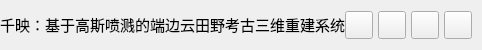
           <widget class="QFrame" name="contentTopBg">
            <property name="sizePolicy">
             <sizepolicy hsizetype="Expanding" vsizetype="Expanding">
              <horstretch>0</horstretch>
              <verstretch>0</verstretch>
             </sizepolicy>
            </property>
            <property name="minimumSize">
             <size>
              <width>0</width>
              <height>50</height>
             </size>
            </property>
            <property name="maximumSize">
             <size>
              <width>16777215</width>
              <height>50</height>
             </size>
            </property>
            <property name="frameShape">
             <enum>QFrame::NoFrame</enum>
            </property>
            <property name="frameShadow">
             <enum>QFrame::Raised</enum>
            </property>
            <layout class="QHBoxLayout" name="horizontalLayout">
             <property name="spacing">
              <number>0</number>
             </property>
             <property name="sizeConstraint">
              <enum>QLayout::SetNoConstraint</enum>
             </property>
             <property name="leftMargin">
              <number>0</number>
             </property>
             <property name="topMargin">
              <number>0</number>
             </property>
             <property name="rightMargin">
              <number>10</number>
             </property>
             <property name="bottomMargin">
              <number>0</number>
             </property>
             <item>
              <widget class="QFrame" name="leftBox">
               <property name="sizePolicy">
                <sizepolicy hsizetype="Expanding" vsizetype="Expanding">
                 <horstretch>0</horstretch>
                 <verstretch>0</verstretch>
                </sizepolicy>
               </property>
               <property name="frameShape">
                <enum>QFrame::NoFrame</enum>
               </property>
               <property name="frameShadow">
                <enum>QFrame::Raised</enum>
               </property>
               <layout class="QHBoxLayout" name="horizontalLayout_3">
                <property name="spacing">
                 <number>0</number>
                </property>
                <property name="sizeConstraint">
                 <enum>QLayout::SetNoConstraint</enum>
                </property>
                <property name="leftMargin">
                 <number>0</number>
                </property>
                <property name="topMargin">
                 <number>0</number>
                </property>
                <property name="rightMargin">
                 <number>0</number>
                </property>
                <property name="bottomMargin">
                 <number>0</number>
                </property>
                <item>
                 <widget class="QLabel" name="titleRightInfo">
                  <property name="sizePolicy">
                   <sizepolicy hsizetype="Expanding" vsizetype="Expanding">
                    <horstretch>0</horstretch>
                    <verstretch>0</verstretch>
                   </sizepolicy>
                  </property>
                  <property name="maximumSize">
                   <size>
                    <width>16777215</width>
                    <height>45</height>
                   </size>
                  </property>
                  <property name="font">
                   <font>
                    <family>Segoe UI</family>
                    <pointsize>-1</pointsize>
                    <italic>false</italic>
                    <bold>false</bold>
                   </font>
                  </property>
                  <property name="styleSheet">
                   <string notr="true">font-size: 15px;
</string>
                  </property>
                  <property name="text">
                   <string>千映：基于高斯喷溅的端边云田野考古三维重建系统</string>
                  </property>
                  <property name="alignment">
                   <set>Qt::AlignLeading|Qt::AlignLeft|Qt::AlignVCenter</set>
                  </property>
                 </widget>
                </item>
               </layout>
              </widget>
             </item>
             <item alignment="Qt::AlignRight">
              <widget class="QFrame" name="rightButtons">
               <property name="sizePolicy">
                <sizepolicy hsizetype="Expanding" vsizetype="Expanding">
                 <horstretch>0</horstretch>
                 <verstretch>0</verstretch>
                </sizepolicy>
               </property>
               <property name="minimumSize">
                <size>
                 <width>0</width>
                 <height>28</height>
                </size>
               </property>
               <property name="frameShape">
                <enum>QFrame::NoFrame</enum>
               </property>
               <property name="frameShadow">
                <enum>QFrame::Raised</enum>
               </property>
               <layout class="QHBoxLayout" name="horizontalLayout_2">
                <property name="spacing">
                 <number>5</number>
                </property>
                <property name="sizeConstraint">
                 <enum>QLayout::SetNoConstraint</enum>
                </property>
                <property name="leftMargin">
                 <number>0</number>
                </property>
                <property name="topMargin">
                 <number>0</number>
                </property>
                <property name="rightMargin">
                 <number>0</number>
                </property>
                <property name="bottomMargin">
                 <number>0</number>
                </property>
                <item>
                 <widget class="QPushButton" name="settingsTopBtn">
                  <property name="minimumSize">
                   <size>
                    <width>28</width>
                    <height>28</height>
                   </size>
                  </property>
                  <property name="maximumSize">
                   <size>
                    <width>28</width>
                    <height>28</height>
                   </size>
                  </property>
                  <property name="cursor">
                   <cursorShape>PointingHandCursor</cursorShape>
                  </property>
                  <property name="toolTip">
                   <string>Settings</string>
                  </property>
                  <property name="text">
                   <string/>
                  </property>
                  <property name="icon">
                   <iconset resource="resources.qrc">
                    <normaloff>:/icons/images/icons/icon_settings.png</normaloff>:/icons/images/icons/icon_settings.png</iconset>
                  </property>
                  <property name="iconSize">
                   <size>
                    <width>20</width>
                    <height>20</height>
                   </size>
                  </property>
                 </widget>
                </item>
                <item>
                 <widget class="QPushButton" name="minimizeAppBtn">
                  <property name="minimumSize">
                   <size>
                    <width>28</width>
                    <height>28</height>
                   </size>
                  </property>
                  <property name="maximumSize">
                   <size>
                    <width>28</width>
                    <height>28</height>
                   </size>
                  </property>
                  <property name="cursor">
                   <cursorShape>PointingHandCursor</cursorShape>
                  </property>
                  <property name="toolTip">
                   <string>Minimize</string>
                  </property>
                  <property name="text">
                   <string/>
                  </property>
                  <property name="icon">
                   <iconset resource="resources.qrc">
                    <normaloff>:/icons/images/icons/icon_minimize.png</normaloff>:/icons/images/icons/icon_minimize.png</iconset>
                  </property>
                  <property name="iconSize">
                   <size>
                    <width>20</width>
                    <height>20</height>
                   </size>
                  </property>
                 </widget>
                </item>
                <item>
                 <widget class="QPushButton" name="maximizeRestoreAppBtn">
                  <property name="minimumSize">
                   <size>
                    <width>28</width>
                    <height>28</height>
                   </size>
                  </property>
                  <property name="maximumSize">
                   <size>
                    <width>28</width>
                    <height>28</height>
                   </size>
                  </property>
                  <property name="font">
                   <font>
                    <family>Segoe UI</family>
                    <pointsize>10</pointsize>
                    <italic>false</italic>
                    <bold>false</bold>
                    <stylestrategy>PreferDefault</stylestrategy>
                   </font>
                  </property>
                  <property name="cursor">
                   <cursorShape>PointingHandCursor</cursorShape>
                  </property>
                  <property name="toolTip">
                   <string>Maximize</string>
                  </property>
                  <property name="text">
                   <string/>
                  </property>
                  <property name="icon">
                   <iconset resource="resources.qrc">
                    <normaloff>:/icons/images/icons/icon_maximize.png</normaloff>:/icons/images/icons/icon_maximize.png</iconset>
                  </property>
                  <property name="iconSize">
                   <size>
                    <width>20</width>
                    <height>20</height>
                   </size>
                  </property>
                 </widget>
                </item>
                <item>
                 <widget class="QPushButton" name="closeAppBtn">
                  <property name="minimumSize">
                   <size>
                    <width>28</width>
                    <height>28</height>
                   </size>
                  </property>
                  <property name="maximumSize">
                   <size>
                    <width>28</width>
                    <height>28</height>
                   </size>
                  </property>
                  <property name="cursor">
                   <cursorShape>PointingHandCursor</cursorShape>
                  </property>
                  <property name="toolTip">
                   <string>Close</string>
                  </property>
                  <property name="text">
                   <string/>
                  </property>
                  <property name="icon">
                   <iconset resource="resources.qrc">
                    <normaloff>:/icons/images/icons/icon_close.png</normaloff>:/icons/images/icons/icon_close.png</iconset>
                  </property>
                  <property name="iconSize">
                   <size>
                    <width>20</width>
                    <height>20</height>
                   </size>
                  </property>
                 </widget>
                </item>
               </layout>
              </widget>
             </item>
            </layout>
           </widget>
